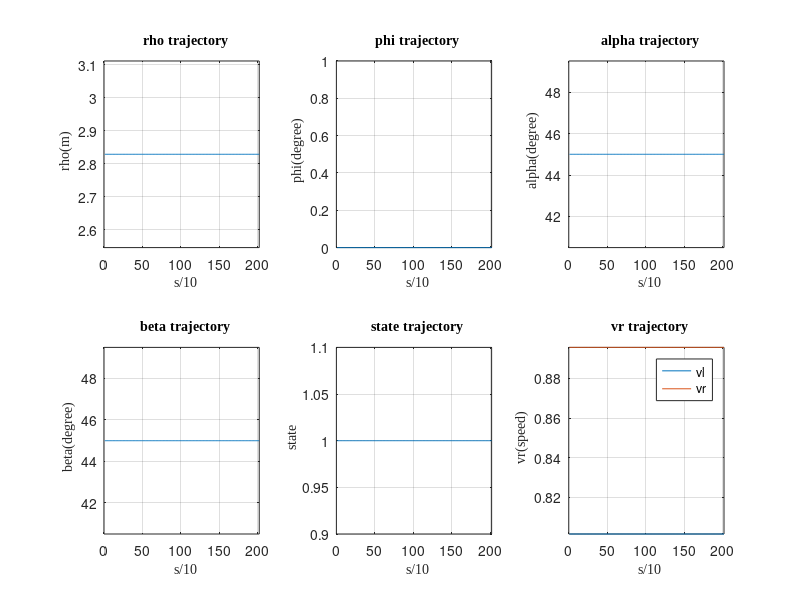

The MATLAB script that drew this image:
clc;clear all;close;
    
    [rho,theta,phi,alpha,beta,vl,vr,state]=textread('control_output_m.txt','%f%f%f%f%f%f%f%f',...
        'headerlines',0);
    rho = rho/100;
    
figure(1);  
%plot(1:size(rho,1),rho*100, 1:size(theta,1),theta*180/pi, 1:size(phi,1),phi*180/pi,...
%    1:size(alpha,1),alpha*180/pi, 1:size(beta,1),beta*180/pi, 1:size(state,1),state*10,'LineWidth',1.5); hold on;

subplot(2,3,1); plot(1:size(rho,1),rho*100);hold on;
title('\fontsize{14} \fontname{Times New Roman} rho trajectory');
xlabel('\fontsize{14} \fontname{Times New Roman} s/10');
ylabel('\fontsize{14} \fontname{Times New Roman} rho(m)');
axis([0,size(rho,1),-inf,inf]);
grid on;

subplot(2,3,2); plot(1:size(phi,1),phi*180/pi);hold on;
title('\fontsize{14} \fontname{Times New Roman} phi trajectory');
xlabel('\fontsize{14} \fontname{Times New Roman} s/10');
ylabel('\fontsize{14} \fontname{Times New Roman} phi(degree)');
axis([0,size(rho,1),-inf,inf]);
grid on;

subplot(2,3,3); plot(1:size(alpha,1),alpha*180/pi);hold on;
title('\fontsize{14} \fontname{Times New Roman} alpha trajectory');
xlabel('\fontsize{14} \fontname{Times New Roman} s/10');
ylabel('\fontsize{14} \fontname{Times New Roman} alpha(degree)');
axis([0,size(rho,1),-inf,inf]);
grid on;

subplot(2,3,4); plot(1:size(beta,1),beta*180/pi);hold on;
title('\fontsize{14} \fontname{Times New Roman} beta trajectory');
xlabel('\fontsize{14} \fontname{Times New Roman} s/10');
ylabel('\fontsize{14} \fontname{Times New Roman} beta(degree)');
axis([0,size(rho,1),-inf,inf]);
grid on;

subplot(2,3,5); plot(1:size(state,1),state);hold on;
title('\fontsize{14} \fontname{Times New Roman} state trajectory');
xlabel('\fontsize{14} \fontname{Times New Roman} s/10');
ylabel('\fontsize{14} \fontname{Times New Roman} state');
axis([0,size(vl,1),-inf,inf]);
grid on;

subplot(2,3,6); plot(1:size(vl,1),vl);hold on;
title('\fontsize{14} \fontname{Times New Roman} state trajectory');
xlabel('\fontsize{14} \fontname{Times New Roman} s/10');
ylabel('\fontsize{14} \fontname{Times New Roman} state');
axis([0,size(vl,1),-inf,inf]);
grid on;

subplot(2,3,6); plot(1:size(vr,1),vr);hold on;
title('\fontsize{14} \fontname{Times New Roman} vr trajectory');
xlabel('\fontsize{14} \fontname{Times New Roman} s/10');
ylabel('\fontsize{14} \fontname{Times New Roman} vr(speed)');
legend('vl','vr');
axis([0,size(vr,1),-inf,inf]);
grid on;



 

   